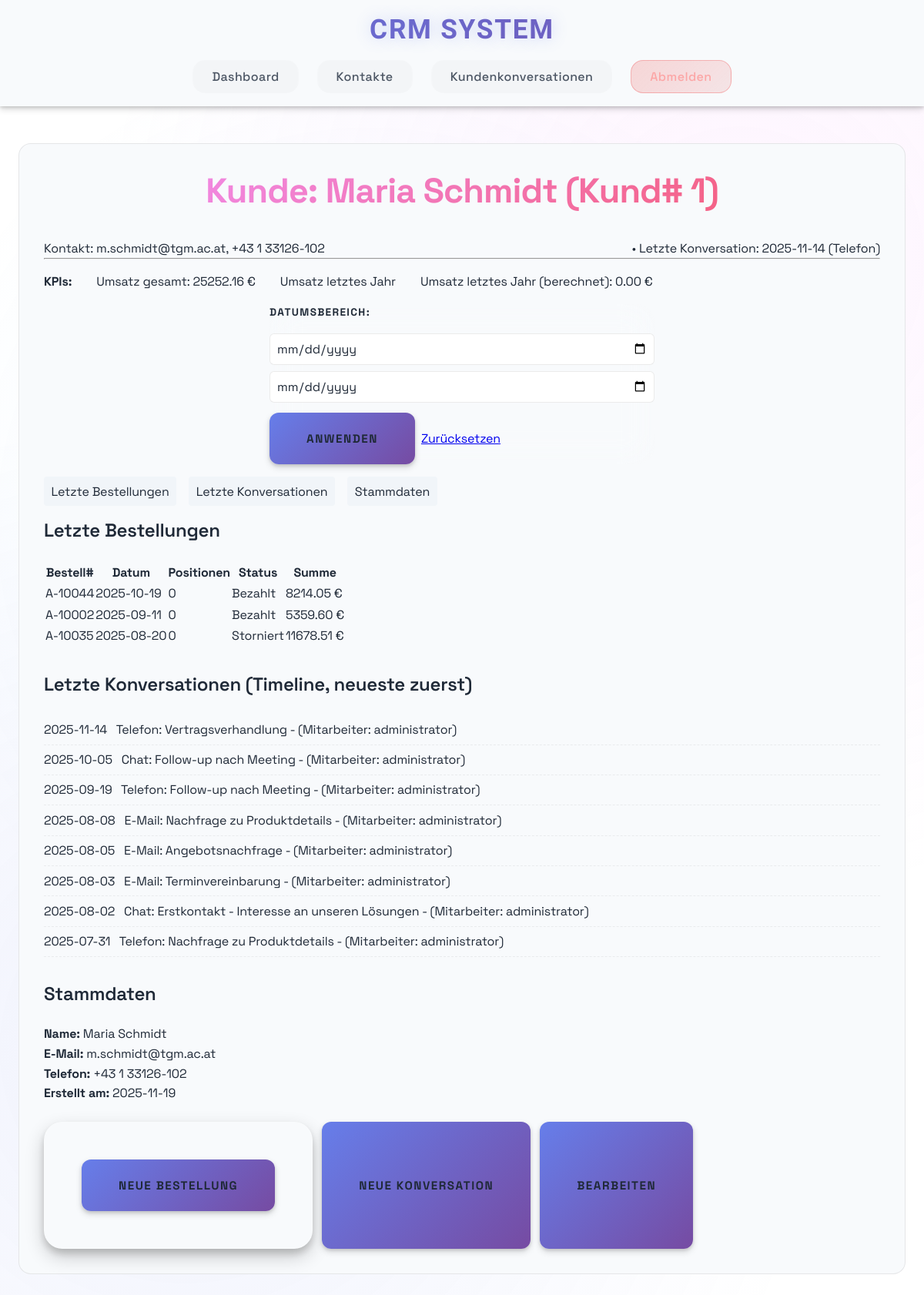
The page /customers/1 (signed in) on the database its author committed.
### models.py (models this page shows)
class Customer(db.Model):
    __tablename__ = "customers"
    id = db.Column(Integer, primary_key=True, autoincrement=True)
    first_name = db.Column(String(100), nullable=False)
    last_name = db.Column(String(100), nullable=False)
    email = db.Column(String(255), unique=True)
    phone = db.Column(String(50))
    created_at = db.Column(DateTime, default=datetime.utcnow, nullable=False)
    orders = db.relationship("Order", back_populates="customer", cascade="all, delete-orphan")
    conversations = db.relationship("Conversation", back_populates="customer", cascade="all, delete-orphan")

class Conversation(db.Model):
    __tablename__ = "conversations"
    id = db.Column(Integer, primary_key=True, autoincrement=True)
    customer_id = db.Column(Integer, ForeignKey("customers.id", ondelete="CASCADE"), nullable=False)
    user_id = db.Column(Integer, ForeignKey("users.id"))
    channel = db.Column(
        SAEnum("Telefon", "E-Mail", "Meeting", "Chat", name="conversation_channel", native_enum=False, create_constraint=True, validate_strings=True),
        nullable=False,
    )
    subject = db.Column(String(255))
    notes = db.Column(Text)
    conversation_time = db.Column(DateTime, nullable=False)
    customer = db.relationship("Customer", back_populates="conversations")
    user = db.relationship("User", back_populates="conversations")
    __table_args__ = (
        Index("idx_conversations_time", "conversation_time"),
        Index("idx_conversations_customer_time", "customer_id", "conversation_time"),
    )

class Order(db.Model):
    __tablename__ = "orders"
    id = db.Column(Integer, primary_key=True, autoincrement=True)
    customer_id = db.Column(Integer, ForeignKey("customers.id", ondelete="CASCADE"), nullable=False)
    order_date = db.Column(DateTime, nullable=False)
    status = db.Column(
        SAEnum("Offen", "Bezahlt", "Storniert", name="order_status", native_enum=False, create_constraint=True, validate_strings=True),
        nullable=False,
        default="Offen",
    )
    total_amount = db.Column(Numeric(10, 2), nullable=False)
    customer = db.relationship("Customer", back_populates="orders")
    items = db.relationship("OrderItem", back_populates="order", cascade="all, delete-orphan")
    __table_args__ = (
        Index("idx_orders_date", "order_date"),
        Index("idx_orders_customer_date", "customer_id", "order_date"),
    )

class User(db.Model):
    __tablename__ = "users"
    id = db.Column(Integer, primary_key=True, autoincrement=True)
    name = db.Column(String(100), nullable=False)
    email = db.Column(String(255), unique=True)
    password_hash = db.Column(String(255))
    role = db.Column(
        SAEnum("Schüler", "Lehrer", "Admin", name="user_role", native_enum=False, create_constraint=True, validate_strings=True),
        nullable=True,
        default="Schüler",
    )
    conversations = db.relationship("Conversation", back_populates="user")

### app.py (the view)
@app.route('/customers/<int:customer_id>')
@login_required
def customer_detail(customer_id):
    from datetime import datetime, timedelta
    from sqlalchemy import func
    customer = Customer.query.get_or_404(customer_id)
    start_str = request.args.get('start')
    end_str = request.args.get('end')
    start_dt = None
    end_dt = None
    try:
        if start_str:
            start_dt = datetime.fromisoformat(start_str)
        if end_str:
            end_dt = datetime.fromisoformat(end_str)
            end_dt = end_dt + timedelta(hours=23, minutes=59, seconds=59)
    except Exception:
        start_dt = None
        end_dt = None
    orders_query = Order.query.filter_by(customer_id=customer.id)
    if start_dt:
        orders_query = orders_query.filter(Order.order_date >= start_dt)
    if end_dt:
        orders_query = orders_query.filter(Order.order_date <= end_dt)
    recent_orders = orders_query.order_by(Order.order_date.desc()).limit(10).all()
    total_query = db.session.query(func.coalesce(func.sum(Order.total_amount), 0)).filter(Order.customer_id == customer.id)
    if start_dt:
        total_query = total_query.filter(Order.order_date >= start_dt)
    if end_dt:
        total_query = total_query.filter(Order.order_date <= end_dt)
    total_revenue = float(total_query.scalar() or 0)
    now = datetime.now()
    last_year_start = datetime(now.year - 1, 1, 1)
    last_year_end = datetime(now.year - 1, 12, 31, 23, 59, 59)
    last_year_query = db.session.query(func.coalesce(func.sum(Order.total_amount), 0)).filter(Order.customer_id == customer.id, Order.order_date >= last_year_start, Order.order_date <= last_year_end)
    revenue_last_year = float(last_year_query.scalar() or 0)
    conversations_list = Conversation.query.filter_by(customer_id=customer.id).order_by(Conversation.conversation_time.desc()).limit(10).all()
    last_conversation = Conversation.query.filter_by(customer_id=customer.id).order_by(Conversation.conversation_time.desc()).first()
    return render_template('customer_detail.html',
                           customer=customer,
                           recent_orders=recent_orders,
                           conversations_list=conversations_list,
                           total_revenue=total_revenue,
                           revenue_last_year=revenue_last_year,
                           last_conversation=last_conversation,
                           start=start_str,
                           end=end_str)

### app.py (called while the page is built)
def login_required(f):
    @wraps(f)
    def decorated_function(*args, **kwargs):
        if 'user_id' not in session:
            flash('Bitte loggen Sie sich zuerst ein')
            return redirect(url_for('index'))
        return f(*args, **kwargs)
    return decorated_function

### templates/customer_detail.html (shortened to what this page needs)
{% extends "base.html" %}
{% block content %}
<div class="detail-card">
    <h2>Kunde: {{ customer.first_name }} {{ customer.last_name }} (Kund# {{ customer.id }})</h2>
    <div class="detail-row">
        <div class="contact-inline">
            Kontakt: {{ customer.email or '—' }}, {{ customer.phone or '—' }}
        </div>
        <div class="last-contact-inline">
            {% if last_conversation %}
                • Letzte Konversation: {{ last_conversation.conversation_time.strftime('%Y-%m-%d') }} ({{ last_conversation.channel }})
            {% else %}
                • Keine Konversation vorhanden
            {% endif %}
        </div>
    </div>
    <hr>
    <div class="kpis">
        <div><strong>KPIs:</strong></div>
        <div>Umsatz gesamt: {{ "{:.2f}".format(total_revenue) }} €</div>
        <div>Umsatz letztes Jahr</div>
        <div>Umsatz letztes Jahr (berechnet): {{ "{:.2f}".format(revenue_last_year) }} €</div>
    </div>
    <form method="GET" action="{{ url_for('customer_detail', customer_id=customer.id) }}" class="date-range-form">
        <label>Datumsbereich:</label>
        <input type="date" name="start" value="{{ start or '' }}">
        <input type="date" name="end" value="{{ end or '' }}">
        <button type="submit" class="btn btn-primary">Anwenden</button>
        <a class="btn btn-secondary" href="{{ url_for('customer_detail', customer_id=customer.id) }}">Zurücksetzen</a>
    </form>
    <div class="tabs">
        <a href="#orders" class="tab">Letzte Bestellungen</a>
        <a href="#contacts" class="tab">Letzte Konversationen</a>
        <a href="#master" class="tab">Stammdaten</a>
    </div>
    <section id="orders">
        <h3>Letzte Bestellungen</h3>
        <div class="table-container">
            <table class="data-table">
                <thead>
                    <tr>
                        <th>Bestell#</th>
                        <th>Datum</th>
                        <th>Positionen</th>
                        <th>Status</th>
                        <th>Summe</th>
                    </tr>
                </thead>
                <tbody>
                    {% for order in recent_orders %}
                    <tr>
                        <td>{{ 'A-' ~ (10000 + order.id) }}</td>
                        <td>{{ order.order_date.strftime('%Y-%m-%d') }}</td>
                        <td>{{ order.items|length }}</td>
                        <td>{{ order.status }}</td>
                        <td>{{ "{:.2f}".format(order.total_amount) }} €</td>
                    </tr>
                    {% else %}
                    <tr>
                        <td colspan="5" class="empty-state">Keine Bestellungen gefunden.</td>
                    </tr>
                    {% endfor %}
                </tbody>
            </table>
        </div>
    </section>
    <section id="contacts" style="margin-top:2rem;">
        <h3>Letzte Konversationen (Timeline, neueste zuerst)</h3>
        <ul class="timeline">
            {% for c in conversations_list %}
            <li>
                {{ c.conversation_time.strftime('%Y-%m-%d') }} &nbsp; {{ c.channel }}: {{ c.subject or c.notes[:60] }} {% if c.user %} - (Mitarbeiter: {{ c.user.name }}){% endif %}
            </li>
            {% else %}
            <li>Keine Konversationen gefunden.</li>
            {% endfor %}
        </ul>
    </section>
    <section id="master" style="margin-top:2rem;">
        <h3>Stammdaten</h3>
        <div><strong>Name:</strong> {{ customer.first_name }} {{ customer.last_name }}</div>
        <div><strong>E-Mail:</strong> {{ customer.email or '-' }}</div>
        <div><strong>Telefon:</strong> {{ customer.phone or '-' }}</div>
        <div><strong>Erstellt am:</strong> {{ customer.created_at.strftime('%Y-%m-%d') if customer.created_at else 'N/A' }}</div>
    </section>
    <div class="actions" style="margin-top:1.5rem; display:flex; gap:0.75rem;">
        <form method="POST" action="{{ url_for('create_order') }}" style="display:inline-block; margin:0;">
            <button type="submit" class="btn btn-primary">Neue Bestellung</button>
        </form>
        <button type="button" class="btn btn-primary" onclick="showAddConversationForm()">Neue Konversation</button>
        <button type="button" class="btn btn-secondary" onclick="showEditCustomerForm()">Bearbeiten</button>
    </div>
</div>
{% endblock %}

### static/style.css (style rules this page uses)
:root { --primary: linear-gradient(135deg, #667eea 0%, #764ba2 100%); --primary-solid: #667eea; --secondary: linear-gradient(135deg, #f093fb 0%, #f5576c 100%); --secondary-solid: #f093fb; --accent: linear-gradient(135deg, #4facfe 0%, #00f2fe 100%); --accent-solid: #4facfe; --success: #10b981; --warning: #f59e0b; --error: #ef4444; --bg-primary: #ffffff; --bg-secondary: #f8fafc; --bg-tertiary: #f1f5f9; --surface: rgba(0, 0, 0, 0.02); --text-primary: #1f2937; --text-secondary: #4b5563; --text-muted: #9ca3af; --space-xs: 0.5rem; --space-sm: 1rem; --space-md: 1.5rem; --space-lg: 2rem; --space-xl: 3rem; --radius-sm: 0.5rem; --radius-md: 0.75rem; --radius-lg: 1rem; --radius-xl: 1.5rem; --shadow-sm: 0 1px 3px rgba(0, 0, 0, 0.12), 0 1px 2px rgba(0, 0, 0, 0.24); --shadow-md: 0 4px 8px rgba(0, 0, 0, 0.15), 0 2px 4px rgba(0, 0, 0, 0.12); --shadow-lg: 0 10px 25px rgba(0, 0, 0, 0.2), 0 6px 10px rgba(0, 0, 0, 0.15); --shadow-glow: 0 0 20px rgba(102, 126, 234, 0.3); }
* { margin: 0; padding: 0; box-sizing: border-box; }
html { font-size: 16px; scroll-behavior: smooth; }
body { font-family: 'Space Grotesk', -apple-system, BlinkMacSystemFont, sans-serif; font-weight: 400; line-height: 1.6; color: #1f2937; background: #ffffff; min-height: 100vh; overflow-x: hidden; letter-spacing: -0.01em; }
body::before { content: ''; position: fixed; top: 0; left: 0; width: 100%; height: 100%; background: radial-gradient(circle at 20% 80%, rgba(102, 126, 234, 0.1) 0%, transparent 50%), radial-gradient(circle at 80% 20%, rgba(240, 147, 251, 0.1) 0%, transparent 50%), radial-gradient(circle at 40% 40%, rgba(79, 172, 254, 0.08) 0%, transparent 50%); z-index: -1; animation: gradientShift 15s ease-in-out infinite; }
h1, h2, h3, h4, h5, h6 { font-weight: 600; margin-bottom: var(--space-md); line-height: 1.3; }
h2 { font-family: 'Space Grotesk', sans-serif; font-size: 2.8rem; font-weight: 700; background: var(--secondary); background-clip: text; -webkit-background-clip: text; -webkit-text-fill-color: transparent; text-align: center; margin-bottom: var(--space-lg); letter-spacing: -0.02em; }
h3 { font-family: 'Space Grotesk', sans-serif; font-size: 1.5rem; font-weight: 600; color: var(--text-primary); letter-spacing: -0.01em; }
form { background: var(--bg-secondary); padding: var(--space-xl); border-radius: var(--radius-xl); border: 1px solid rgba(255, 255, 255, 0.1); box-shadow: var(--shadow-lg); max-width: 500px; margin: 0 auto var(--space-xl); backdrop-filter: blur(20px); }
label { font-family: 'Space Grotesk', sans-serif; display: block; margin-bottom: var(--space-xs); font-weight: 600; color: var(--text-primary); font-size: 0.85rem; text-transform: uppercase; letter-spacing: 0.1em; }
input, textarea, select { width: 100%; padding: var(--space-md); border: 2px solid rgba(255, 255, 255, 0.1); border-radius: var(--radius-md); background: var(--bg-tertiary); color: var(--text-primary); font-family: inherit; font-size: 1rem; transition: all 0.3s ease; backdrop-filter: blur(10px); }
input::placeholder, textarea::placeholder { color: var(--text-muted); }
button { font-family: 'Space Grotesk', sans-serif; background: var(--primary); color: var(--text-primary); border: none; padding: var(--space-md) var(--space-xl); border-radius: var(--radius-md); font-size: 0.95rem; font-weight: 700; cursor: pointer; transition: all 0.3s cubic-bezier(0.4, 0, 0.2, 1); box-shadow: var(--shadow-md); text-transform: uppercase; letter-spacing: 0.1em; position: relative; overflow: hidden; }
button::before { content: ''; position: absolute; top: 0; left: -100%; width: 100%; height: 100%; background: linear-gradient(135deg, rgba(255, 255, 255, 0.2) 0%, transparent 100%); transition: left 0.3s ease; }
main > * { animation: fadeInUp 0.6s ease forwards; }

### rows shown on the page
Customer: first_name "Maria", last_name "Schmidt", id "1", email "m.schmidt@tgm.ac.at", phone "+43 1 33126-102", created_at "2025-11-19"
Conversation: conversation_time "2025-11-14", channel "Telefon", subject "Vertragsverhandlung", user.name "administrator"
Order: id "A-10044", order_date "2025-10-19", items|length "0", status "Bezahlt", total_amount "8214.05"
Order: id "A-10002", order_date "2025-09-11", items|length "0", status "Bezahlt", total_amount "5359.60"
Order: id "A-10035", order_date "2025-08-20", items|length "0", status "Storniert", total_amount "11678.51"
Conversation: conversation_time "2025-10-05", channel "Chat", subject "Follow-up nach Meeting", user.name "administrator"
Conversation: conversation_time "2025-09-19", channel "Telefon", subject "Follow-up nach Meeting", user.name "administrator"
Conversation: conversation_time "2025-08-08", channel "E-Mail", subject "Nachfrage zu Produktdetails", user.name "administrator"
Conversation: conversation_time "2025-08-05", channel "E-Mail", subject "Angebotsnachfrage", user.name "administrator"
Conversation: conversation_time "2025-08-03", channel "E-Mail", subject "Terminvereinbarung", user.name "administrator"
Conversation: conversation_time "2025-08-02", channel "Chat", subject "Erstkontakt - Interesse an unseren Lösungen", user.name "administrator"
Conversation: conversation_time "2025-07-31", channel "Telefon", subject "Nachfrage zu Produktdetails", user.name "administrator"

### other values the page prints
{{ "{:.2f}".format(total_revenue) }} "25252.16"
{{ "{:.2f}".format(revenue_last_year) }} "0.00"
